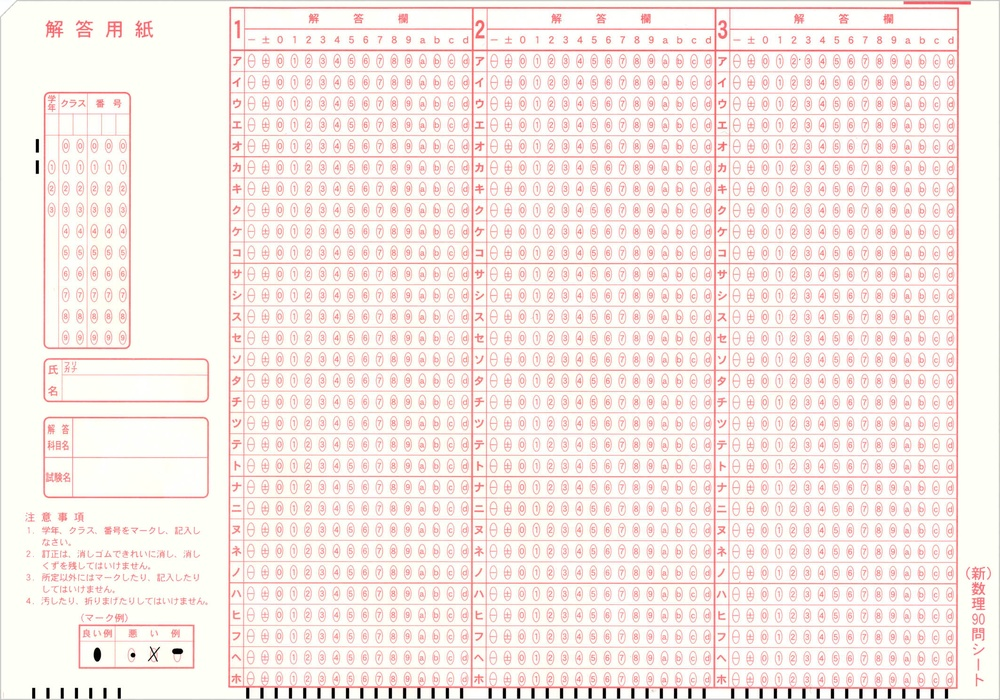
#> input picture base2.jpg, 1000 x 700 px, shrunk from 2126 x 1488 before the run
$ python flame.py
#> lines starting #> are read from the running program, lines starting #| are printed output that depends on the picture; after the words box and inside, x2 and y2 are one past the last pixel; in counts of white or black regions, pixels touching at a corner belong together
import cv2
import numpy as np
from concurrent.futures import ThreadPoolExecutor
from scipy.spatial import KDTree
import math

image = cv2.imread('base2.jpg')
#> image is the input picture: shape (700, 1000, 3); mean B, G, R 232.8, 236.7, 247.6
hsv = cv2.cvtColor(image, cv2.COLOR_BGR2HSV)
#> hsv: shape (700, 1000, 3); mean H, S, V 38.9, 16.8, 248.1

# 色の範囲を定義
lower_color1 = np.array([0, 50, 50])
upper_color1 = np.array([10, 255, 255])
lower_color2 = np.array([170, 50, 50])
upper_color2 = np.array([180, 255, 255])

# ２値化の前準備
mask1 = cv2.inRange(hsv, lower_color1, upper_color1)
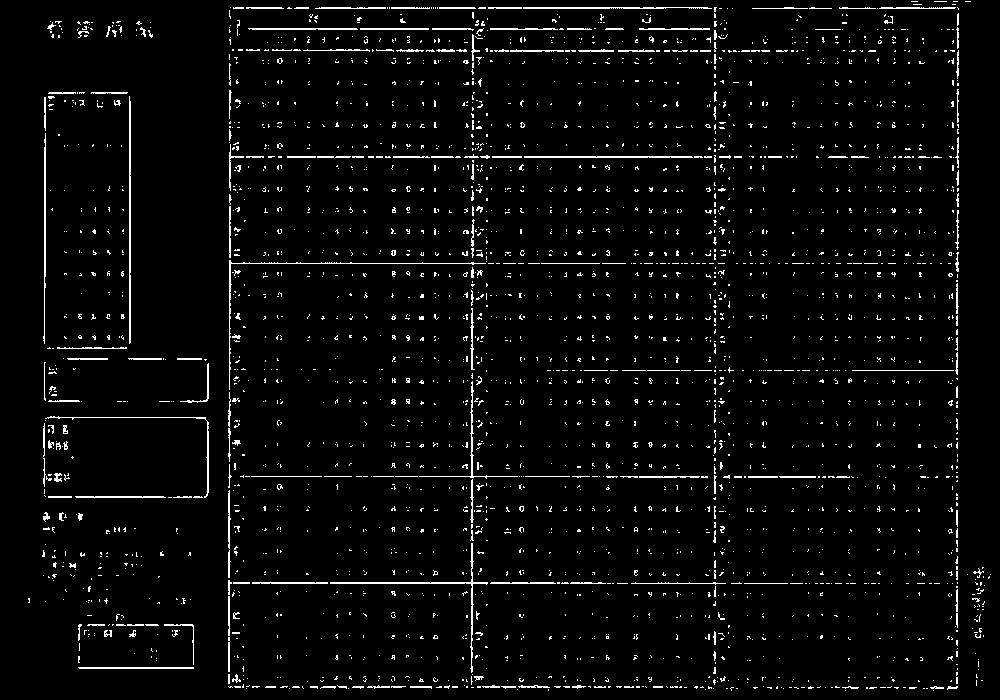
#> mask1: shape (700, 1000); 3.5% white in thin lines or dots
mask2 = cv2.inRange(hsv, lower_color2, upper_color2)
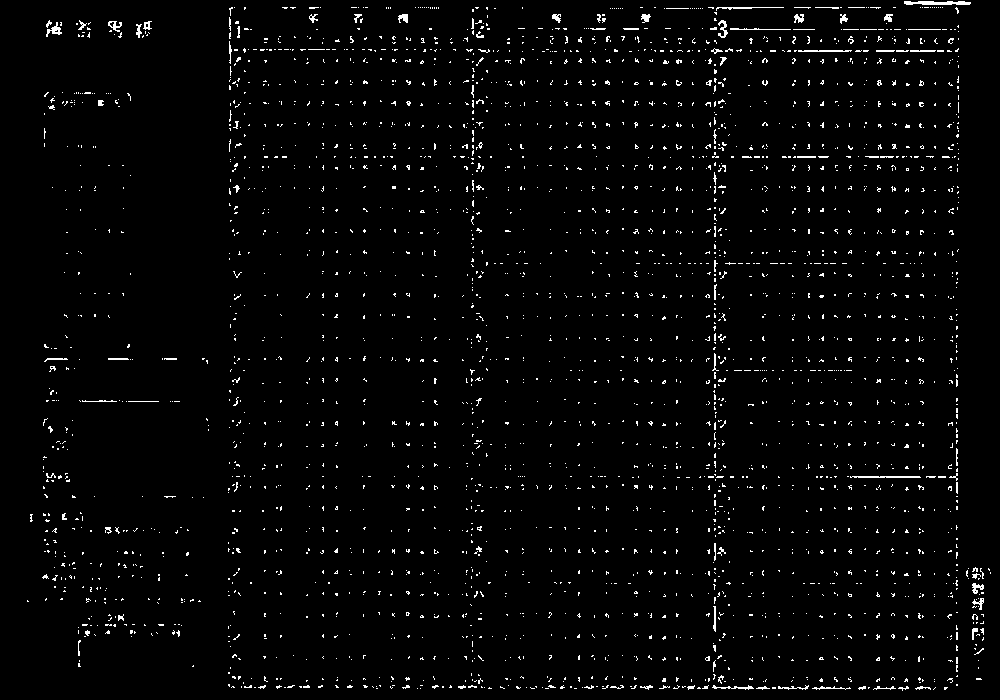
#> mask2: shape (700, 1000); 2.4% white in thin lines or dots
mask = cv2.bitwise_or(mask1, mask2)
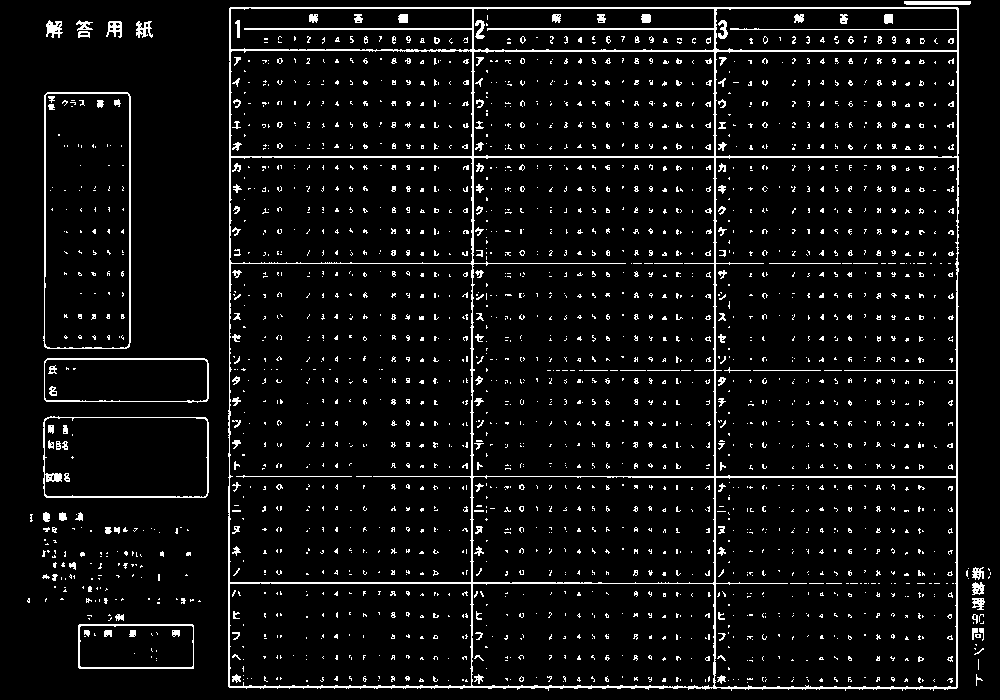
#> mask: shape (700, 1000); 5.9% white in thin lines or dots

# マスクから二値化
result = cv2.bitwise_and(image, image, mask=mask)
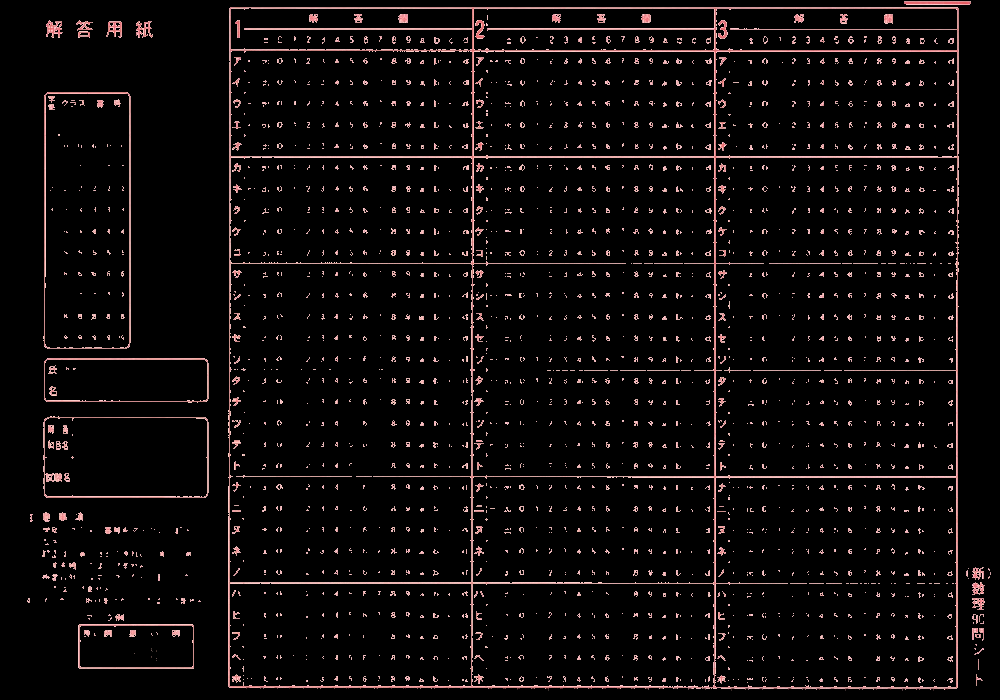
#> result: shape (700, 1000, 3); mean B, G, R 9.9, 9.8, 13.3

# 画像を表示
# cv2.imshow('Threshold Image', mask)

# 輪郭検出
contours, _ = cv2.findContours(mask, cv2.RETR_TREE, cv2.CHAIN_APPROX_SIMPLE)
#> contours = 2681 contours, 2576 with area under 20; largest, box (x1, y1, x2, y2) and area: (228, 7, 959, 691) 495850, (229, 263, 473, 583) 77116, (472, 157, 715, 477) 77038, (715, 157, 958, 477) 76955, (714, 477, 957, 688) 50557

# 楕円の中心座標を取得
centers = []
for contour in contours:
    if len(contour) >= 5:
        ellipse = cv2.fitEllipse(contour)
        center = ellipse[0]
        if math.isfinite(center[0]) and math.isfinite(center[1]):
            centers.append(center)
#> this loop made 2681 passes
#> (ellipse, center) on pass 125: (((nan, -inf), (inf, nan), 90), (nan, -inf))
#> ellipse on passes 1, 3, 6, 7, 8, 9: ((976.1, 673.9), (5.71, 10.69), 0), ((978.9, 650.9), (2.66, 9.71), 57.17), ((977.7, 635.3), (4.57, 6.09), 103.3), ((977.5, 635.5), (3.16, 3.16), 0), ((981.2, 631.3), (4.01, 17.48), 175.6), ((974.5, 632.1), (5.07, 25.2), 0.122)
#> after the loop, centers = 1447 pairs, first value 28.58 to 1030.9, second value 1.85 to 681.4

# KDTreeを作成
tree = KDTree(centers)

def process_contour(contour):
    if len(contour) >= 5:  # 楕円フィッティングinit
        ellipse = cv2.fitEllipse(contour)
        if ellipse[1][0] > 0 and ellipse[1][1] > 0:  # 楕円が正の範囲である
            min_size = (10, 25)  # 最小サイズ (幅, 高さ)
            max_size = (20, 30)  # 最大サイズ (幅, 高さ)
            aspect_ratio = max(ellipse[1][0], ellipse[1][1]) / min(ellipse[1][0], ellipse[1][1])
            if min_size[0] <= ellipse[1][0] <= max_size[0] and min_size[1] <= ellipse[1][1] <= max_size[1] and aspect_ratio > 1.6:
                # 楕円の中心座標
                center = ellipse[0]
                # KDTreeを使用して近くの中心を検索
                indices = tree.query_ball_point(center, 20)
                count = len(indices) - 1  # 自分自身を除く
                if count >= 2:
                    cv2.ellipse(image, ellipse, (0, 255, 0), 2)
                else:
                    # 垂直および水平の線を引く
                    for other_center in centers:
                        if other_center != center:
                            if abs(other_center[0] - center[0]) < 50 or abs(other_center[1] - center[1]) < 50:
                                cv2.line(image, (int(center[0]), 0), (int(center[0]), image.shape[0]), (255, 0, 0), 1)
                                cv2.line(image, (0, int(center[1])), (image.shape[1], int(center[1])), (255, 0, 0), 1)
                                break

# マルチスレッドで輪郭を処理
with ThreadPoolExecutor() as executor:
    executor.map(process_contour, contours)

# 結果を表示
cv2.imshow('Detected Objects', image)
cv2.imwrite('out.png', image)
cv2.waitKey(0)
cv2.destroyAllWindows()
